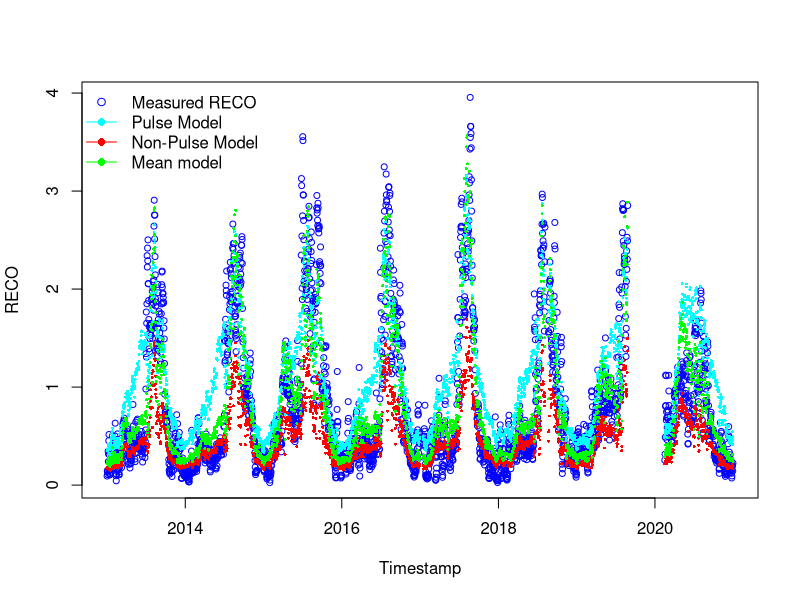
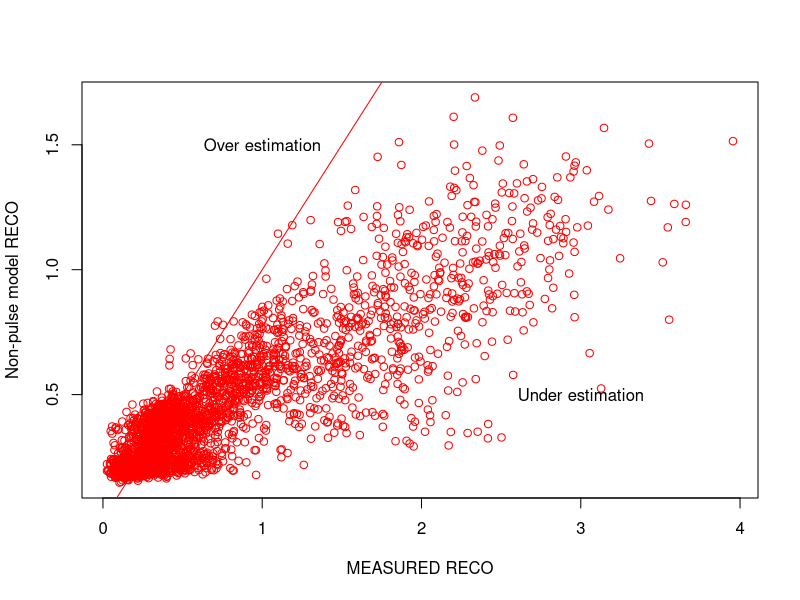
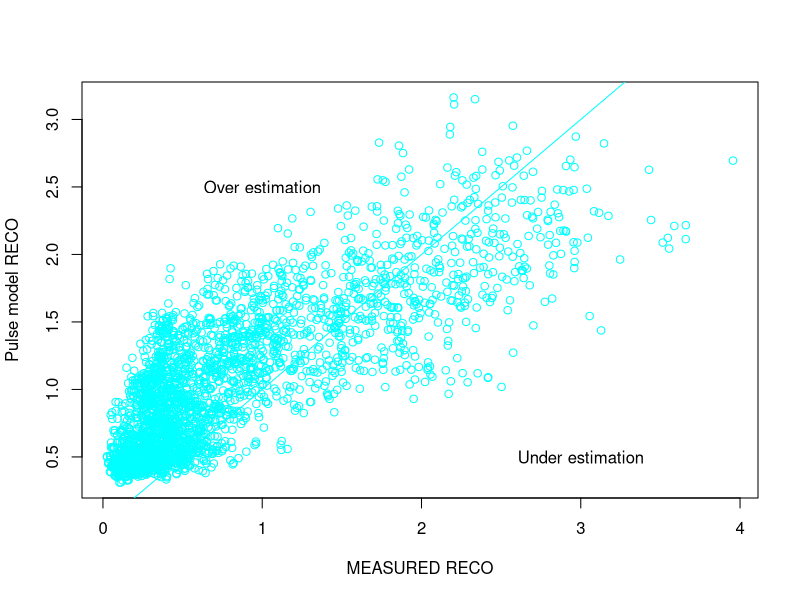
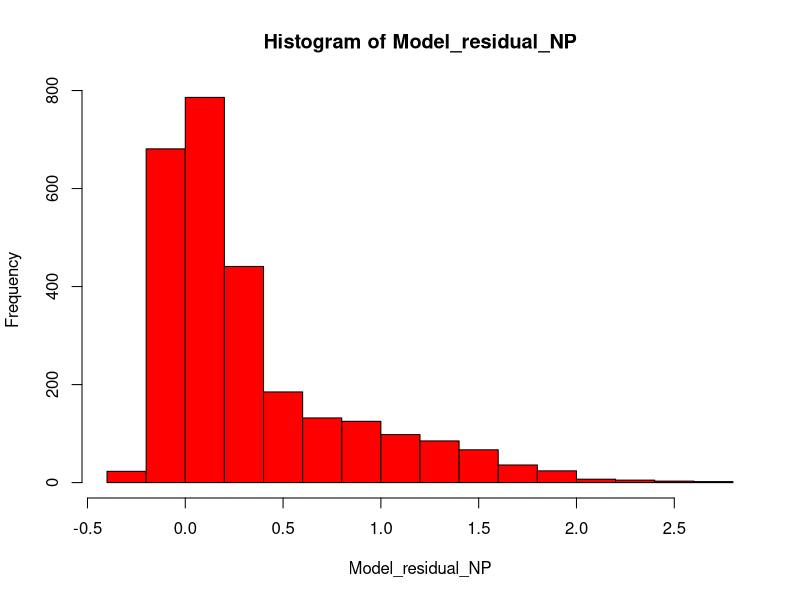
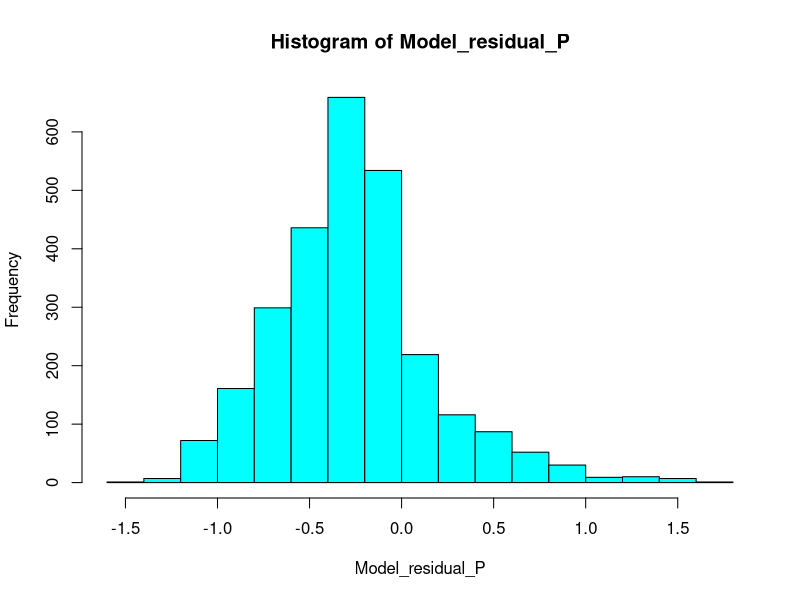
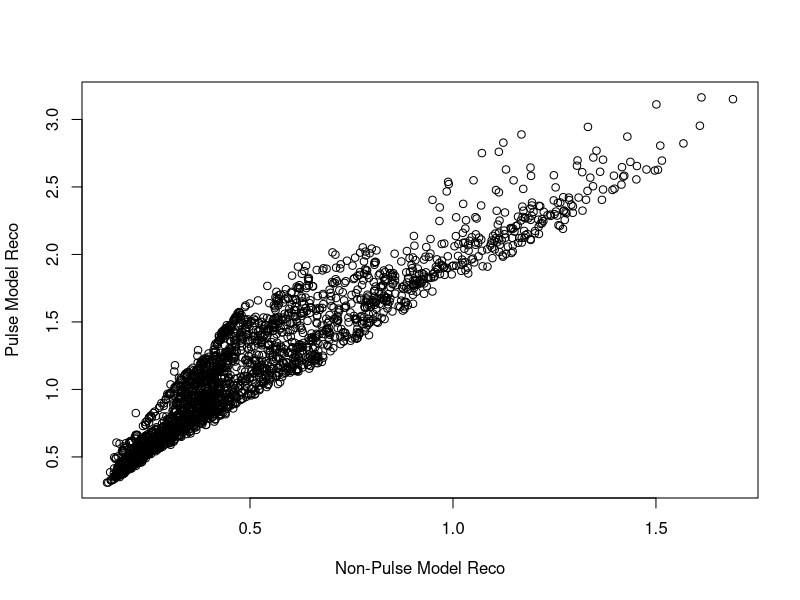
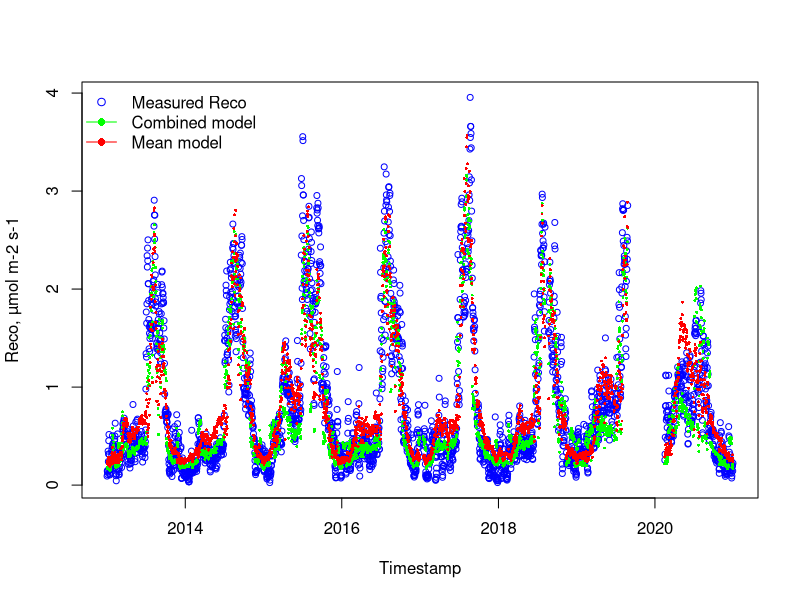
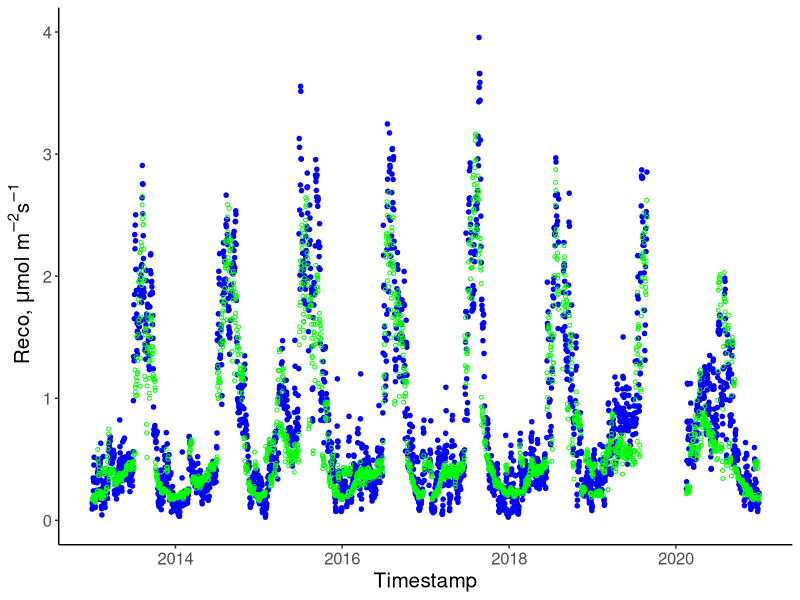

R code for these plots, in order:
# 17-05-2024
# Anastasia Makhnykina

library(dplyr)
library(tidyr)
library(tidyverse)
library(lubridate)
library(ggplot2)
library(units)
library(stats)
library(grDevices)
library(readr)
library(ggpubr)
library(minpack.lm)


# Read other pulse division docs - with "DM" in their names
years_sum1 <- read.csv("data/years_sum1_DM.csv")
years_sum_Pulse0 <- read.csv("data/years_sum_Pulse0_DM.csv")
years_sum_Pulse1 <- read.csv("data/years_sum_Pulse1_DM.csv")

# Make sure in the Date format
years_sum_Pulse0$date <- as.Date(years_sum_Pulse0$date)
years_sum_Pulse1$date <- as.Date(years_sum_Pulse1$date)
years_sum1$date <- as.Date(years_sum1$date)

# CHECK COLUMN NAMES AND DATA TYPES
str(years_sum_Pulse0)
str(years_sum_Pulse1)
str(years_sum1)

####### Non-Pulse model ###################
###########################################

# Remove rows with missing values
years_sum_Pulse0 <- na.omit(years_sum_Pulse0)

# Calculate Soil Moisture
years_sum_Pulse0$meanSWC5 <- as.numeric(as.character(years_sum_Pulse0$meanSWC5))
SoilMoisture <- years_sum_Pulse0$meanSWC5/100

# Assign variables
years_sum_Pulse0$meanST5 <- as.numeric(as.character(years_sum_Pulse0$meanST5))
years_sum_Pulse0$meanGPP <- as.numeric(as.character(years_sum_Pulse0$meanGPP))

meanSWC5_NP <- SoilMoisture
meanST5_NP <- years_sum_Pulse0$meanST5
meanGPP_NP <- years_sum_Pulse0$meanGPP
GPPmax_NP <- max(years_sum_Pulse0$meanGPP, na.rm = TRUE)

########## Fit Non-Pulse model ##################
years_sum_Pulse0$meanRECO <- as.numeric(as.character(years_sum_Pulse0$meanRECO))

Param_model4_NP <- nls(meanRECO ~ FrefNP*((meanGPP_NP/GPPmax_NP +n)/1+n) *
                         (1-c4*(0.1-meanSWC5_NP)^2)*exp(b4*meanST5_NP), 
                       data = years_sum_Pulse0,
                       start = list(FrefNP=0.75, c4=56.54, b4=0.04, n=0.84),
                       control = nls.control(maxiter = 1000, minFactor = 0.01)
)
Summary_Model4_NP = summary(Param_model4_NP)

# Formula: meanRECO ~ Fref * ((meanGPP_NP/GPPmax_NP + n)/1 + n) * (1 - c4 * 
#                                                                    (0.1 - meanSWC5_NP)^2) * exp(b4 * meanST5_NP)

# NON_Pulse parameters
#Estimate Std. Error t value Pr(>|t|)    
#Fref 0.561731   0.022309  25.179   <2e-16 ***
# c4   8.106202   4.970882   1.631    0.103    
#b4   0.034162   0.001555  21.973   <2e-16 ***
# n    0.129719   0.004816  26.933   <2e-16 ***


FrefNP = 0.561731
FrefNP_SE = 0.022309
SMoptNP =0.125 
c4NP = 8.106202
c4NP_SE = 4.970882
b4NP =  0.034162 
b4NP_SE = 0.001555
nNP=  0.129719
nNP_SE = 0.004816


#################### Pulse model ##################################
###################################################################

# Remove rows with missing values
years_sum_Pulse1 <- na.omit(years_sum_Pulse1)

# Change the data format 
years_sum_Pulse1$meanSWC5 <- as.numeric(as.character(years_sum_Pulse1$meanSWC5))
years_sum_Pulse1$meanST5 <- as.numeric(as.character(years_sum_Pulse1$meanST5))
years_sum_Pulse1$meanGPP <- as.numeric(as.character(years_sum_Pulse1$meanGPP))
years_sum_Pulse1$meanRECO <- as.numeric(as.character(years_sum_Pulse1$meanRECO))

# Assign variables
SoilMoisture_P =years_sum_Pulse1$meanSWC5/100
meanSWC5_P = SoilMoisture_P
meanST5_P = years_sum_Pulse1$meanST5
meanGPP_P = years_sum_Pulse1$meanGPP
GPPmax_P = max(years_sum_Pulse1$meanGPP, na.rm=TRUE)

Param_model4_P <- nls(meanRECO ~ FrefP*((meanGPP_P/GPPmax_P +n)/1+n) *(1-c4*(0.1-meanSWC5_P)^2)*exp(b4*meanST5_P), 
                      data = years_sum_Pulse1,
                      start = list(FrefP=0.75, c4=56.54, b4=0.04, n=0.84),
                      control = nls.control(maxiter = 1000, minFactor = 0.01)
)
Summary_Model4_P = summary(Param_model4_P)

# Parameters:
#   Estimate Std. Error t value Pr(>|t|)    
# Fref   0.616634   0.045269  13.621  < 2e-16 ***
#   c4   -10.431847   1.596214  -6.535 1.01e-10 ***
#   b4     0.044407   0.002129  20.862  < 2e-16 ***
#   n      0.243863   0.014703  16.586  < 2e-16 ***

# Pulse parameters
FrefP = 0.616634 
FrefP_SE = 0.045269
SMoptP =0.125 
c4P = -10.431847   
c4P_SE = 1.596214
b4P = 0.044407
b4P_SE = 0.002129
nP= 0.243863
nP_SE = 0.014703


############### All time model OR MEAN MODEL #################################
################################################################

complete.cases(years_sum1)

# Remove rows with missing values
years_sum1 <- na.omit(years_sum1)

# Change data format
years_sum1$meanSWC5 <- as.numeric(as.character(years_sum1$meanSWC5))
years_sum1$meanST5 <- as.numeric(as.character(years_sum1$meanST5))
years_sum1$meanGPP <- as.numeric(as.character(years_sum1$meanGPP))
years_sum1$meanRECO <- as.numeric(as.character(years_sum1$meanRECO))

# Setting up drivers for all time
SoilMoisture_all =years_sum1$meanSWC5/100
All_meanSWC5 = SoilMoisture_all
All_meanST5 = years_sum1$meanST5
All_meanGPP = years_sum1$meanGPP
All_GPPmax = max(years_sum1$meanGPP, na.rm = TRUE)

Param_model4_All <- nls(meanRECO ~ FrefL*((All_meanGPP/All_GPPmax +nL)/1+nL) *(1-c4L*(0.1-All_meanSWC5)^2)*exp(b4L*All_meanST5), 
                      data = years_sum1,
                      start = list(FrefL=0.75,  c4L=56.54, b4L=0.04, nL=0.84),
                      control = nls.control(maxiter = 1000, minFactor = 0.01)
)
Summary_Model4_All = summary(Param_model4_All)


#Parameters:
#  Estimate Std. Error t value Pr(>|t|)    
#FrefL  1.136042   0.049023  23.173  < 2e-16 ***
#  c4L   -7.755161   1.219586  -6.359 2.38e-10 ***
#  b4L    0.036016   0.001490  24.174  < 2e-16 ***
#  nL     0.079803   0.002769  28.815  < 2e-16 ***
#  ---
#  Signif. codes:  0 ‘***’ 0.001 ‘**’ 0.01 ‘*’ 0.05 ‘.’ 0.1 ‘ ’ 1

# Mean parameters
FrefL = 1.136042
FrefL_SE = 0.049023
SMoptL =0.125 
c4L = -7.755161   
c4L_SE = 1.219586
b4L = 0.036016
b4L_SE = 0.001490
nL= 0.079803
nL_SE = 0.002769

#run model for full time series
ALL_model4_NP = FrefNP*((All_meanGPP/All_GPPmax +nNP)/1+nNP) *(1-c4NP*(SMoptNP-All_meanSWC5)^2)*exp(b4NP*All_meanST5)
#run model for full time series based on pulse time parameters
All_model4_P = FrefP*((All_meanGPP/All_GPPmax +nP)/1+nP) *(1-c4P*(SMoptP-All_meanSWC5)^2)*exp(b4P*All_meanST5)
#run all time model
All_model4 = FrefL*((All_meanGPP/All_GPPmax +nL)/1+nL) *(1-c4L*(SMoptL-All_meanSWC5)^2)*exp(b4L*All_meanST5)

# Plot the RECO time series 
plot(years_sum1$date, years_sum1$meanRECO, type = "p", col = "blue", xlab = "Timestamp", ylab = "RECO", cex = 0.8)

# Add the model output time series to the plot - CORRECT FIGURE
points(years_sum1$date, ALL_model4_NP, col = "red", pch = 16, cex = 0.4)
points(years_sum1$date, All_model4_P, col = "cyan", pch = 16, cex = 0.4, alpha=0.5)
points(years_sum1$date, All_model4, col = "green", pch = 16, cex = 0.4, alpha=0.5)

# create the legend
legend(x = "topleft",
       legend = c("Measured RECO", "Pulse Model", "Non-Pulse Model", "Mean model"),
       pch = c(1, 16, 16,16),
       col = c("blue", "cyan", "red","green"),
       lty = c(NA, 1, 1,1),
       bty = "n")


##### Find model parameters for each year ######################
################################################################

# NP-model
years_sum_Pulse0$year <- substr(years_sum_Pulse0$date, 1,4)
years_sum_Pulse0$year <- as.numeric(as.character(years_sum_Pulse0$year))

yearID1 <- unique(years_sum_Pulse0$year)

start1 <- list(FrefNP=0.75, c4=56.54, b4=0.04, n=0.84)

# create empty data.frame to store IDs and parameters
params.pre1 <- data.frame(matrix(nrow = length(yearID1), ncol = 1+length(start1)))
names(params.pre1) <- c("yearID1", names(start1))

for(i in seq_along(yearID1)) {
  # create data frame for sub "i"
  
  individual_DFs1 <- years_sum_Pulse0 %>% filter (year %in% yearID1[i])
  
  # fit model for each sub "i"
  Param_model4_NP1 <- nlsLM(meanRECO ~ FrefNP*((meanGPP_NP/GPPmax_NP +n)/1+n) *
                              (1-c4*(0.1-meanSWC5_NP)^2)*exp(b4*meanST5_NP), 
                           data = individual_DFs1,
                           start = start1, trace = TRUE,
                            )
  
  # store IDs
  params.pre1[i,1] <- yearID1[i]
  
  # store fit parameters
  params.pre1[i,2:ncol(params.pre1)] <- Param_model4_NP1$m$getPars()
  
  #params.pre[i,3:ncol(params.pre)] <- Param_model4_P1$m$getPars()
  
  
  
}

params.pre1


# Pulse model
years_sum_Pulse1$year <- substr(years_sum_Pulse1$date, 1,4)
years_sum_Pulse1$year <- as.numeric(as.character(years_sum_Pulse1$year))

yearID <- unique(years_sum_Pulse1$year)

start <- list(FrefP=0.75, c4=56.54, b4=0.04, n=0.84)

# create empty data.frame to store IDs and parameters
params.pre <- data.frame(matrix(nrow = length(yearID), ncol = 1+length(start)))
names(params.pre) <- c("yearID", names(start))


for(i in seq_along(yearID)) {
  # create data frame for sub "i"
  
  individual_DFs <- years_sum_Pulse1 %>% filter (year %in% yearID[i])
  
  # fit model for each sub "i"
  Param_model4_P1 <- nlsLM(meanRECO ~ FrefP*((meanGPP_P/GPPmax_P +n )/1+n) *(1-c4*(0.1-meanSWC5_P)^2)*exp(b4*meanST5_P), 
                         data = individual_DFs,
                         start = start, trace = TRUE,
                         #control = nls.control(maxiter = 1000, minFactor = 0.01)
                         )
  
  # store IDs
  params.pre[i,1] <- yearID[i]
 
  # store fit parameters
  params.pre[i,2:ncol(params.pre)] <- Param_model4_P1$m$getPars()
  
  #params.pre[i,3:ncol(params.pre)] <- Param_model4_P1$m$getPars()
  
  
  
}

params.pre


# Mean Model 
years_sum1$year <- substr(years_sum1$date, 1,4)
years_sum1$year <- as.numeric(as.character(years_sum1$year))

yearID2 <- unique(years_sum1$year)

start2 <- list(FrefL=0.75,  c4L=56.54, b4L=0.04, nL=0.84)

# create empty data.frame to store IDs and parameters
params.pre2 <- data.frame(matrix(nrow = length(yearID2), ncol = 1+length(start2)))
names(params.pre2) <- c("yearID", names(start2))


for(i in seq_along(yearID2)) {
  # create data frame for sub "i"
  
  individual_DFs2 <- years_sum1 %>% filter (year %in% yearID2[i])
  
  # fit model for each sub "i"
  Param_model4_All1 <- nlsLM(meanRECO ~ FrefL*((All_meanGPP/All_GPPmax +nL)/1+nL)*(1-c4L*(0.1-All_meanSWC5)^2)*exp(b4L*All_meanST5), 
                           data = individual_DFs2,
                           start = start2, trace = TRUE,
                           #control = nls.control(maxiter = 1000, minFactor = 0.01)
  )

  # store IDs
  params.pre2[i,1] <- yearID2[i]
  
  # store fit parameters
  params.pre2[i,2:ncol(params.pre2)] <- Param_model4_All1$m$getPars()
  
  #params.pre[i,3:ncol(params.pre)] <- Param_model4_P1$m$getPars()
  
  
  
}

params.pre2



##### Compare modeled and measured data
plot(years_sum1$meanRECO,ALL_model4_NP, type = "p", col = "red", xlab = "MEASURED RECO", ylab = "Non-pulse model RECO")
text(x = 1, y = 1.5, labels = "Over estimation")
text(x = 3, y = 0.5, labels = "Under estimation")
points( years_sum1$meanRECO,years_sum1$meanRECO,  type = "l", col = "red")

plot(years_sum1$meanRECO,All_model4_P,  type = "p", col = "cyan", xlab = "MEASURED RECO", ylab = "Pulse model RECO")
text(x = 1, y = 2.5, labels = "Over estimation")
text(x = 3, y = 0.5, labels = "Under estimation")
points( years_sum1$meanRECO,years_sum1$meanRECO,  type = "l", col = "cyan")



# Calulate the model residual and investigate whether residuals are higher during pulse times. 
Model_residual_NP = years_sum1$meanRECO-ALL_model4_NP
hist(Model_residual_NP, col = "red")

Model_residual_P = years_sum1$meanRECO - All_model4_P
hist(Model_residual_P, col = "cyan")


# calculate RMSE
rmse_NP <- sqrt(mean((ALL_model4_NP - years_sum1$meanRECO)^2, na.rm = TRUE))
rmse_P <- sqrt(mean((All_model4_P - years_sum1$meanRECO)^2, na.rm = TRUE))
# calculate MAPE
mape_NP <- mean(abs(ALL_model4_NP - years_sum1$meanRECO) / years_sum1$meanRECO, na.rm = TRUE) * 100
mape_P <- mean(abs(All_model4_P - years_sum1$meanRECO) / years_sum1$meanRECO, na.rm = TRUE) * 100
# calculate R-squared
r_squared_NP <- cor(ALL_model4_NP, years_sum1$meanRECO, use = "complete.obs")^2
r_squared_P <- cor(All_model4_P, years_sum1$meanRECO, use = "complete.obs")^2

Reco_NP = sum(ALL_model4_NP, na.rm = TRUE)
Reco_P = sum(All_model4_P, na.rm = TRUE)
Reco_obs = sum(years_sum1$meanRECO, na.rm = TRUE)
Reco_allMean = sum(All_model4, na.rm=TRUE)


plot(ALL_model4_NP,All_model4_P, xlab = "Non-Pulse Model Reco", ylab = "Pulse Model Reco")
 
###################### Next step - Combined model ################################
##################################################################################

# Create df just with fluxes and create combined Model
Reco_df <- years_sum1 %>%
  select(date, meanRECO, sdReco, max_pulse_duration, rain_event)


Reco_df$PulseM <- All_model4_P
Reco_df$NonPulseM <- ALL_model4_NP
Reco_df$MeanM <- All_model4


Reco1 <- Reco_df %>%
  select (date, meanRECO, max_pulse_duration, PulseM, NonPulseM, MeanM) %>%
  mutate(case_when(max_pulse_duration == 0 ~ NonPulseM,
                  max_pulse_duration == 8 ~ PulseM,
                max_pulse_duration == 14 ~ PulseM,
                max_pulse_duration == 20 ~ PulseM))
                         


Reco_Measured = sum(Reco1$meanRECO, na.rm = TRUE)
Reco_PandNP = sum(Reco1$`case_when(...)`, na.rm = TRUE)
Reco_MeanMod = sum(Reco1$MeanM, na.rm = TRUE)


plot(Reco_df$date, Reco_df$meanRECO, type = "p", col = "blue", xlab = "Timestamp", 
     ylab =  "Reco, µmol m-2 s-1", cex = 0.8)
     
points(Reco1$date, Reco1$`case_when(...)`, col="green", pch = 16, cex = 0.4, alpha=0.5)
points(Reco1$date, Reco1$MeanM, col="red", pch = 16, cex = 0.4, alpha=0.5)
# create the legend
legend(x = "topleft",
       legend = c("Measured Reco", "Combined model", "Mean model"),
       pch = c(1, 16, 16),
       col = c("blue", "green", "red"),
       lty = c(NA, 1,1),
       bty = "n")


Reco_df$Reco_Combined <- Reco1$`case_when(...)`

Reco_df %>%
  na.omit() %>%
  ggplot(aes(x=date))+
  geom_point(aes(y = meanRECO),shape=20, color = "blue", size = 2)+
  geom_point(aes(y=Reco_Combined),shape=1, size = 1, color = "green")+
  theme_classic()+
  theme(text = element_text(size = 15))+
  ylab(~paste("Reco, ", mu, "mol m"^-2,"s"^-1))+
  xlab("Timestamp")+
  ylim(0,4)
  
plot(Reco_df$meanRECO, Reco_df$Reco_Combined, type = "p", col = "black", xlab = "Mesured Reco", 
     ylab =  "Modelled Reco", cex = 0.8)

Reco_df %>%
  ggplot(aes(x=meanRECO, y = Reco_Combined))+
  geom_point(shape=1)+
  theme_classic()+
  theme(text = element_text(size = 15))+
  stat_regline_equation(aes(label = paste(..eq.label..,..rr.label.., sep = "~~~~")))+
  stat_smooth(method = "lm",formula = y ~ x ,size = 1)+
  ylab(~paste("Combined model Reco, ", mu, "mol m"^-2,"s"^-1))+
  xlab(~paste("Measured Reco, ", mu, "mol m"^-2,"s"^-1))+
  ylim(0,5)+
  xlim(0,5)

# calculate RMSE COMBINED MODEL
rmse_CombinedMod <- sqrt(sum((Reco_df$Reco_Combined - Reco_df$meanRECO)^2, na.rm=TRUE)/nrow(Reco_df))

# calculate MAPE -  Mean absolute percent error
mape_CombinedMod <- mean(abs((Reco_df$Reco_Combined - Reco_df$meanRECO) / Reco_df$meanRECO), na.rm=TRUE) * 100
 
# calculate R-squared 
r_squared_CombinedMod <- cor(Reco_df$Reco_Combined, Reco_df$meanRECO, use = "complete.obs")^2

# calculate RMSE MEAN MODEL
rmse_MeanMod <- sqrt(sum((Reco_df$MeanM - Reco_df$meanRECO)^2, na.rm=TRUE)/nrow(Reco_df))

# calculate MAPE -  Mean absolute percent error
mape_MeanMod <- mean(abs((Reco_df$MeanM - Reco_df$meanRECO) / Reco_df$meanRECO), na.rm=TRUE) * 100

# calculate R-squared
r_squared_MeanMod <- cor(Reco_df$MeanM, Reco_df$meanRECO, use = "complete.obs")^2




###### Calculate cumulative flux for - Mean model, Including Pulse and non-pulse together and measured fluxes ######
####################################################################################################################

### Create df with just fluxes #####

Recodf_new <- Reco_df %>%
  na.omit() %>%
  select (date, meanRECO, MeanM, Reco_Combined)

Recodf_new$culMeasured <- ave(Recodf_new$meanRECO, FUN = cumsum)  
Recodf_new$culMeanMod <- ave(Recodf_new$MeanM, FUN = cumsum)  
Recodf_new$culModelled <- ave(Recodf_new$Reco_Combined, FUN = cumsum)  



plot(Recodf_new$date,Recodf_new$culMeasured,  type = "l", col = "blue", xlab = "Year", 
     ylab =  "Cumulative Reco", cex = 0.8)
lines(Recodf_new$date, Recodf_new$culMeanMod, type = "l", col = "red")
lines(Recodf_new$date, Recodf_new$culModelled, type = "l", col = "green")

legend(x = "topleft",
       legend = c("Measured Reco", "Mean model", "Combined model"),
       pch = c(1, 16, 16),
       col = c("blue", "red", "green"),
       lty = c(NA, 1,1),
       bty = "n")


### Calculate differences from the measured values Measured - Modelled #########

Recodf_new$diffMean <- Recodf_new$culMeasured - Recodf_new$culMeanMod
Recodf_new$diffComb <- Recodf_new$culMeasured - Recodf_new$culModelled


plot(Recodf_new$date,Recodf_new$diffComb,  type = "l", col = "blue", xlab = "Year", 
     ylab =  "Difference from measured Reco", #cex = 0.8,
     ylim = c(-60,200)
)
lines(Recodf_new$date, Recodf_new$diffMean, type = "l", col = "red")

legend(x = "topleft",
       legend = c("Combined model difference", "Mean model difference"),
       pch = c(1, 16, 16),
       col = c("blue", "red"),
       lty = c(NA, 1, 1),
       bty = "n")


Recodf_new %>%
  ggplot(aes(x=date))+ 
  geom_line(aes(y = diffMean, col = 'diffMean'))+
  geom_line(aes(y = diffComb, col = 'diffComb'))+
  theme_classic()+
  theme(text = element_text(size = 15))+
  #stat_regline_equation(aes(label = paste(..eq.label..,..rr.label.., sep = "~~~~")))+
  #stat_smooth(method = "lm",formula = y ~ x ,size = 1)+
  ylab(~paste("Modelled Rsoil, ", mu, "mol m"^-2,"s"^-1))+
  xlab('Year')
#ggtitle('Non-pulse time')+
#ylim(0,4)+
#xlim(0,4)


Recodf_new$diffMeanV <- Recodf_new$meanRECO - Recodf_new$MeanM
Recodf_new$diffCombV <- Recodf_new$meanRECO - Recodf_new$Reco_Combined


plot(Recodf_new$date,Recodf_new$diffCombV,  type = "l", col = "blue", xlab = "Year", 
     ylab =  "Difference from measured Reco", #cex = 0.8,
     ylim = c(-2,3)
)
lines(Recodf_new$date, Recodf_new$diffMeanV, type = "l", col = "red")

legend(x = "topleft",
       legend = c( "Combined model difference", "Mean model difference"),
       pch = c(1, 16, 16),
       col = c("blue", "red"),
       lty = c(NA, 1, 1),
       bty = "n")


### Calculate differences from the measured values Modelled - Measured  #########

Recodf_new$diffMean2 <- Recodf_new$culMeanMod - Recodf_new$culMeasured  
Recodf_new$diffComb2 <- Recodf_new$culModelled - Recodf_new$culMeasured 


plot(Recodf_new$date,Recodf_new$diffComb2,  type = "l", col = "blue", xlab = "Year", 
     ylab =  "Difference from measured Reco", #cex = 0.8,
     ylim = c(-200,50)
)
lines(Recodf_new$date, Recodf_new$diffMean2, type = "l", col = "red")

legend(x = "topleft",
       legend = c("Combined model difference", "Mean model difference"),
       pch = c(1, 16, 16),
       col = c("blue", "red"),
       lty = c(NA, 1, 1),
       bty = "n")


Recodf_new %>%
  ggplot(aes(x=date))+ 
  geom_line(aes(y = diffMean2, col = 'diffMean'))+
  geom_line(aes(y = diffComb2, col = 'diffComb'))+
  theme_classic()+
  theme(text = element_text(size = 15))+
  #stat_regline_equation(aes(label = paste(..eq.label..,..rr.label.., sep = "~~~~")))+
  #stat_smooth(method = "lm",formula = y ~ x ,size = 1)+
  ylab(~paste("Modelled Rsoil, ", mu, "mol m"^-2,"s"^-1))+
  xlab('Year')
#ggtitle('Non-pulse time')+
#ylim(0,4)+
#xlim(0,4)


Recodf_new$diffMeanV2 <- Recodf_new$MeanM - Recodf_new$meanRECO
Recodf_new$diffCombV2 <- Recodf_new$Reco_Combined - Recodf_new$meanRECO 


plot(Recodf_new$date,Recodf_new$diffCombV2,  type = "l", col = "blue", xlab = "Year", 
     ylab =  "Difference from measured Reco", #cex = 0.8,
     ylim = c(-2,3)
)
lines(Recodf_new$date, Recodf_new$diffMeanV2, type = "l", col = "red")

legend(x = "topleft",
       legend = c( "Combined model difference", "Mean model difference"),
       pch = c(1, 16, 16),
       col = c("blue", "red"),
       lty = c(NA, 1, 1),
       bty = "n")



######### AIC calculation ################

#1 NM model

AIC_1 <- AIC(Param_model4_NP)

# Print the result
cat("Automated AIC:", AIC_1, "\n")

#2 P model

AIC_2 <- AIC(Param_model4_P)

# Print the result
cat("Automated AIC:", AIC_2, "\n")

#3 All model
AIC_3 <- AIC(Param_model4_All)

# Print the result
cat("Automated AIC:", AIC_3, "\n")
 

# For combined MODEL ###########
loglik <- logLik(Param_model4_All)

n   <- attributes(loglik)$nobs 
p   <- attributes(loglik)$df 

dev <- -2*as.numeric(loglik)

my_AIC  <- dev + 2 * p
my_AIC1 <- dev + 2*4

my_AIC2 <- dev + 2*8

broom:: glance(Param_model4_All)

#  sigma isConv     finTol logLik   AIC   BIC deviance df.residual  nobs
#<dbl> <lgl>       <dbl>  <dbl> <dbl> <dbl>    <dbl>       <int> <int>
#  1 0.356 TRUE   0.00000808 -1042. 2094. 2124.     342.        2696  2700

broom:: glance(Param_model4_NP)
# sigma isConv     finTol logLik   AIC   BIC deviance df.residual  nobs
#<dbl> <lgl>       <dbl>  <dbl> <dbl> <dbl>    <dbl>       <int> <int>
#  1 0.198 TRUE   0.00000392   343. -677. -650.     66.3        1693  1697

broom:: glance(Param_model4_P)
# sigma isConv     finTol logLik   AIC   BIC deviance df.residual  nobs
#<dbl> <lgl>       <dbl>  <dbl> <dbl> <dbl>    <dbl>       <int> <int>
#  1 0.435 TRUE   0.00000601  -587. 1184. 1208.     189.         999  1003
